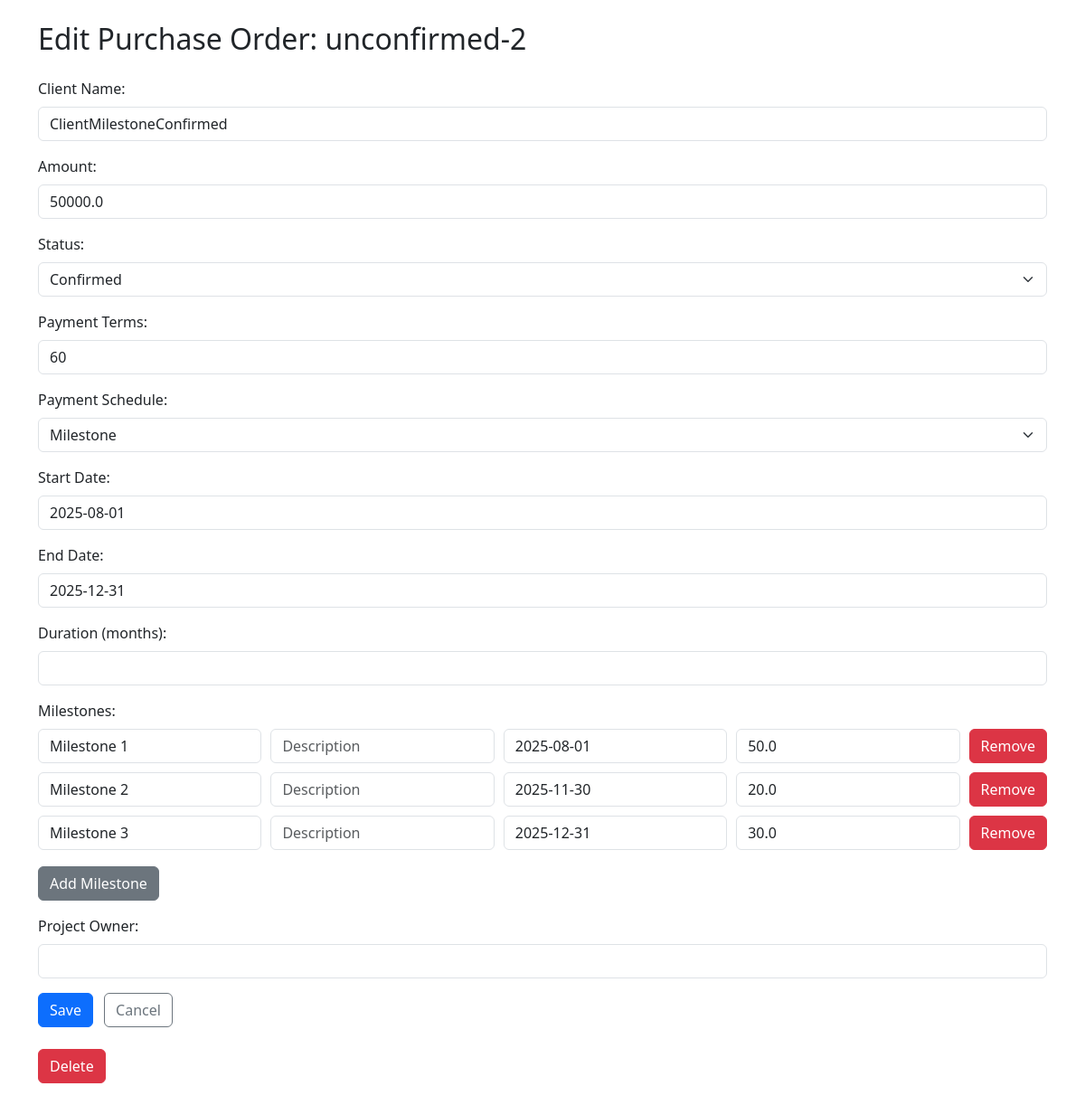
The app's page /edit_po/unconfirmed-2 with its own data.
### db/database.py (models this page shows)
class PurchaseOrder(Base):
    __tablename__ = "purchase_orders"
    id = Column(Integer, primary_key=True, index=True)
    po_id = Column(String, unique=True, index=True)
    client_name = Column(String)
    amount = Column(Float)
    status = Column(String)
    payment_terms = Column(Integer)
    payment_type = Column(String)
    start_date = Column(String)
    end_date = Column(String)
    duration_months = Column(Integer)
    payment_frequency = Column(Integer, nullable=True)
    project_owner = Column(String, nullable=True)
    milestones = relationship("Milestone", cascade="all, delete-orphan", backref="purchase_order")
    payment_schedule = relationship("PaymentSchedule", cascade="all, delete-orphan", backref="purchase_order")

class Milestone(Base):
    __tablename__ = "milestones"
    id = Column(Integer, primary_key=True)
    po_id = Column(String, ForeignKey("purchase_orders.po_id"))
    milestone_name = Column(String)
    milestone_description = Column(String, nullable=True)
    milestone_due_date = Column(String, nullable=True)
    milestone_percentage = Column(Float)

### app.py (the view, shortened to what this page needs)
@app.route('/edit_po/<po_id>', methods=['GET', 'POST'])
def edit_po(po_id):
    po = get_po_with_schedule(po_id)
    if not po:
        return f"<p>PO with ID {po_id} not found.</p>"
    return render_template('edit_po.html', po=po)

### app.py (called while the page is built)
@app.before_request
def load_logged_in_user():
    g.user = None
    if 'username' in session:
        g.user = session['username']

### templates/edit_po.html (shortened to what this page needs)
<!DOCTYPE html>
<html lang="en">
<head>
    <link href="https://cdn.jsdelivr.net/npm/bootstrap@5.3.3/dist/css/bootstrap.min.css" rel="stylesheet">
</head>
<body>
    <div class="container mt-4">
        <h2 class="mb-4">Edit Purchase Order: {{ po['po_id'] }}</h2>
        <form method="post">
            <div class="mb-3">
                <label for="client_name" class="form-label">Client Name:</label>
                <input type="text" class="form-control" id="client_name" name="client_name" value="{{ po['client_name'] }}" required>
            </div>
            <div class="mb-3">
                <label for="amount" class="form-label">Amount:</label>
                <input type="number" step="0.01" class="form-control" id="amount" name="amount" value="{{ po['amount'] }}" required>
            </div>
            <div class="mb-3">
                <label for="status" class="form-label">Status:</label>
                <select class="form-select" id="status" name="status" required>
                    <option value="Confirmed" {% if po['status'] == 'Confirmed' %}selected{% endif %}>Confirmed</option>
                </select>
            </div>
            <div class="mb-3">
                <label for="payment_terms" class="form-label">Payment Terms:</label>
                <input type="number" class="form-control" id="payment_terms" name="payment_terms" value="{{ po['payment_terms'] }}">
            </div>
            <div class="mb-3">
                <label for="payment_type" class="form-label">Payment Schedule:</label>
                <select class="form-select" id="payment_type" name="payment_type">
                    <option value="milestone" {% if po['payment_type'] == 'milestone' %}selected{% endif %}>Milestone</option>
                </select>
            </div>
            <div class="mb-3">
                <label for="start_date" class="form-label">Start Date:</label>
                <input type="text" class="form-control" id="start_date" name="start_date" value="{{ po['start_date'] }}">
            </div>
            <div class="mb-3">
                <label for="end_date" class="form-label">End Date:</label>
                <input type="text" class="form-control" id="end_date" name="end_date" value="{{ po['end_date'] }}">
            </div>
            <div class="mb-3">
                <label for="duration_months" class="form-label">Duration (months):</label>
                <input type="number" class="form-control" id="duration_months" name="duration_months" value="{{ po['duration_months'] }}">
            </div>
            {% if po['payment_type'] == 'milestone' %}
            <div class="mb-3 milestone-fields">
                <label class="form-label">Milestones:</label>
                <div id="milestones-list">
                    {% for ms in po['milestones'] %}
                    <div class="milestone-entry">
                        <input type="text" class="form-control" name="milestone_name" placeholder="Name" value="{{ ms['milestone_name'] }}" required>
                        <input type="text" class="form-control" name="milestone_description" placeholder="Description" value="{{ ms['milestone_description'] }}">
                        <input type="text" class="form-control" name="milestone_due_date" placeholder="Invoice Date" value="{{ ms['milestone_due_date'] }}">
                        <input type="number" step="0.01" class="form-control" name="milestone_percentage" placeholder="%" value="{{ ms['milestone_percentage'] }}" required>
                        <button type="button" class="btn btn-danger" onclick="removeMilestone(this)">Remove</button>
                    </div>
                    {% endfor %}
                </div>
                <button type="button" class="btn btn-secondary mt-2" onclick="addMilestone()">Add Milestone</button>
            </div>
            {% endif %}
            <div class="mb-3">
                <label for="project_owner" class="form-label">Project Owner:</label>
                <input type="text" class="form-control" id="project_owner" name="project_owner" value="{{ po['project_owner'] if po['project_owner'] else '' }}">
            </div>
            <button type="submit" class="btn btn-primary me-2">Save</button>
            <a href="{{ url_for('forecast') }}" class="btn btn-outline-secondary">Cancel</a>
        </form>
       <div class="my-4">
         <form action="{{ url_for('delete_po', po_id=po.po_id) }}" method="POST" onsubmit="return confirm('Are you sure you want to delete this PO?');">
  <button type="submit" class="btn btn-danger "> Delete</button>
</form>
       </div>
    </div>
</body>
</html>

### templates/edit_po.html (style rules this page uses)
.milestone-entry, .schedule-entry { display: flex; gap: 10px; margin-bottom: 10px; flex-wrap: wrap; }
.milestone-entry input, .schedule-entry input { flex: 1; min-width: 150px; }

### records on screen
PurchaseOrder: po_id "unconfirmed-2", client_name "ClientMilestoneConfirmed", amount "50000.0", status "Confirmed", payment_type "Milestone", start_date "2025-08-01", end_date "2025-12-31"
Milestone: milestone_name "Milestone 1", milestone_due_date "2025-08-01", milestone_percentage "50.0"
Milestone: milestone_name "Milestone 2", milestone_due_date "2025-11-30", milestone_percentage "20.0"
Milestone: milestone_name "Milestone 3", milestone_due_date "2025-12-31", milestone_percentage "30.0"
